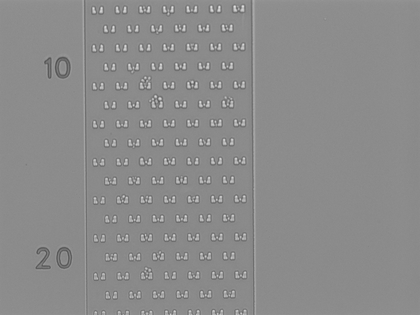
%> input picture Workspace/Example/Image Extraction/cell1.png, 420 x 315 px, shrunk from 1280 x 960 before the run
$ octave --eval "test;"   (GNU Octave 9; MATLAB toolbox functions it lacks are replaced by stand-ins)
%> lines starting %> are read from the running program, lines starting %| are printed output that depends on the picture; in (x1, y1, x2, y2) boxes, pixels count from 0 and x2, y2 are one past the last pixel; in counts of white or black regions, pixels touching at a corner belong together; the program's own positions count from 1
### Workspace/Example/Image Extraction/ExtractNLargestBlobs.m
% Function to return the specified number of largest or smallest blobs in a binary image.
% If numberToExtract > 0 it returns the numberToExtract largest blobs.
% If numberToExtract < 0 it returns the numberToExtract smallest blobs.
% Example: return a binary image with only the largest blob:
%   binaryImage = ExtractNLargestBlobs(binaryImage, 1)
% Example: return a binary image with the 3 smallest blobs:
%   binaryImage = ExtractNLargestBlobs(binaryImage, -3)
function binaryImage = ExtractNLargestBlobs(binaryImage, numberToExtract)
try
	% Get all the blob properties.  Can only pass in originalImage in version R2008a and later.
	[labeledImage, numberOfBlobs] = bwlabel(binaryImage);
	blobMeasurements = regionprops(labeledImage, 'area');
	% Get all the areas
	allAreas = [blobMeasurements.Area];
	if numberToExtract > 0
		% For positive numbers, sort in order of largest to smallest.
		% Sort them.
		[sortedAreas, sortIndexes] = sort(allAreas, 'descend');
	elseif numberToExtract < 0
		% For negative numbers, sort in order of smallest to largest.
		% Sort them.
		[sortedAreas, sortIndexes] = sort(allAreas, 'ascend');
		% Need to negate numberToExtract so we can use it in sortIndexes later.
		numberToExtract = -numberToExtract;
	else
		% numberToExtract = 0.  Shouldn't happen.  Return no blobs.
		binaryImage = false(size(binaryImage));
		return;
	end
	% Extract the "numberToExtract" largest blob(a)s using ismember().
	biggestBlob = ismember(labeledImage, sortIndexes(1:numberToExtract));
	% Convert from integer labeled image into binary (logical) image.
	binaryImage = biggestBlob > 0;
catch ME
	errorMessage = sprintf('Error in function ExtractNLargestBlobs().\n\nError Message:\n%s', ME.message);
	fprintf(1, '%s\n', errorMessage);
	uiwait(warndlg(errorMessage));
end

### Workspace/Example/Image Extraction/testExtracImage.m
function test()
clc;    % Clear the command window.
close all;  % Close all figures (except those of imtool.)
imtool close all;  % Close all imtool figures if you have the Image Processing Toolbox.
clear;  % Erase all existing variables. Or clearvars if you want.
workspace;  % Make sure the workspace panel is showing.
format long g;
format compact;
fontSize = 20;

% Read in a standard MATLAB gray scale demo image.
folder = 'd:\Temporary stuff';
baseFileName = 'cell1.png';
% Get the full filename, with path prepended.
fullFileName = fullfile(folder, baseFileName);
% Check if file exists.
if ~exist(fullFileName, 'file')
	% File doesn't exist -- didn't find it there.  Check the search path for it.
	fullFileName = baseFileName; % No path this time.
	if ~exist(fullFileName, 'file')
		% Still didn't find it.  Alert user.
		errorMessage = sprintf('Error: %s does not exist in the search path folders.', fullFileName);
		uiwait(warndlg(errorMessage));
		return;
	end
end
grayImage = imread(fullFileName);
%> grayImage is the input picture: size 315x420 uint8; min 78, max 230, mean 139.3
% Get the dimensions of the image.
% numberOfColorBands should be = 1.
[rows, columns, numberOfColorBands] = size(grayImage);
%> rows = 315; columns = 420; numberOfColorBands = 1
if numberOfColorBands > 1
	% It's not really gray scale like we expected - it's color.
	% Convert it to gray scale by taking only the green channel.
	grayImage = grayImage(:, :, 2); % Take green channel.
end
% Display the original gray scale image.
subplot(2, 2, 1);
imshow(grayImage, []);
title('Original Grayscale Image', 'FontSize', fontSize);
% Enlarge figure to full screen.
set(gcf, 'units','normalized','outerposition',[0 0 1 1]);
% Give a name to the title bar.
set(gcf,'name','Demo by ImageAnalyst','numbertitle','off')

% Let's compute and display the histogram.
[pixelCount, grayLevels] = imhist(grayImage);
%> pixelCount = 256 values, max 31725 at index 140, min 0 at index 1, mean 516.8; grayLevels = 256 values from 0 to 255
subplot(2, 2, 2);
bar(pixelCount);
grid on;
title('Histogram of original image', 'FontSize', fontSize);
xlim([0 grayLevels(end)]); % Scale x axis manually.

% Threshold the image to binarize it.
binaryImage = grayImage > 100;
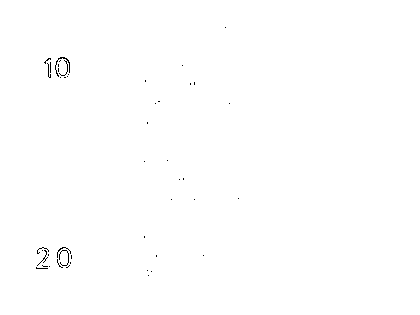
%> binaryImage: size 315x420 logical; 99.8% white; black in thin lines or dots, all inside (x1, y1, x2, y2) = (36, 27, 239, 276)
% Get rid of border
binaryImage = imclearborder(binaryImage);
%> binaryImage: size 315x420 logical; every value is 0
% Display the image.
subplot(2, 2, 3);
imshow(binaryImage, []);
title('Binary Image', 'FontSize', fontSize);

% SPecify how many blobs to extract.
numberToExtract = 1;

%---------------------------------------------------------------------------
% Extract the largest area using our custom function ExtractNLargestBlobs().
% This is the meat of the demo!
biggestBlob = ExtractNLargestBlobs(binaryImage, numberToExtract);
%> in ExtractNLargestBlobs, `[labeledImage, numberOfBlobs] = bwlabel(binaryImage);`: labeledImage: size 315x420 double; every value is 0
%> in ExtractNLargestBlobs, `[labeledImage, numberOfBlobs] = bwlabel(binaryImage);`: numberOfBlobs = 0
%> in ExtractNLargestBlobs, `blobMeasurements = regionprops(labeledImage, 'area');`: blobMeasurements = 0 regions
%> in ExtractNLargestBlobs, `allAreas = [blobMeasurements.Area];`: allAreas = []
%> `test;`:
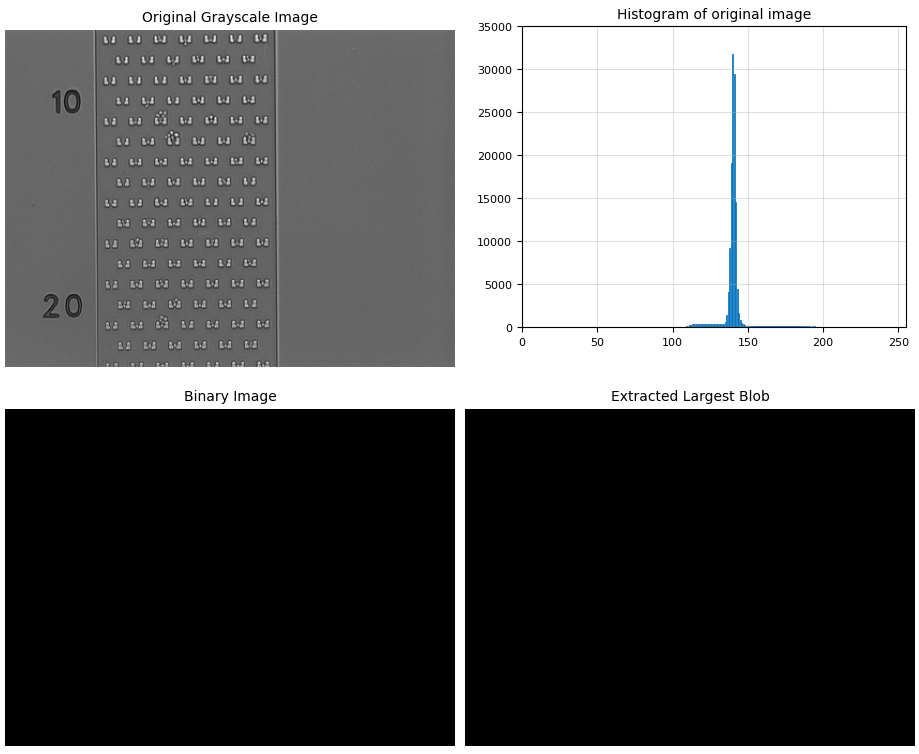
%> figure redrawn from the program's plot data, 4 panels
%---------------------------------------------------------------------------

% Display the image.
subplot(2, 2, 4);
imshow(biggestBlob, []);
% Make the number positive again.  We don't need it negative for smallest extraction anymore.
numberToExtract = abs(numberToExtract);
caption = sprintf('Extracted Largest Blob');
title(caption, 'FontSize', fontSize);
msgbox('Done with demo!');
